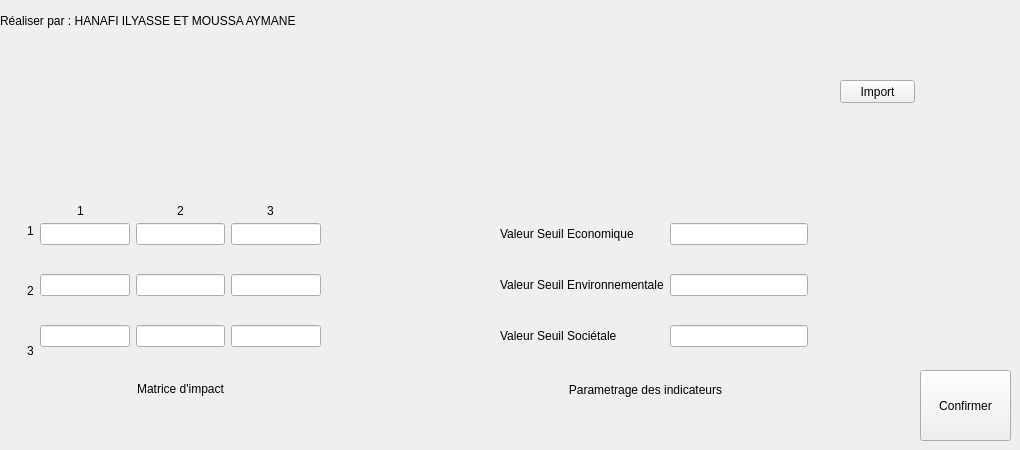
   <widget class="QWidget" name="page">
    <widget class="QPushButton" name="importButton">
     <property name="geometry">
      <rect>
       <x>840</x>
       <y>80</y>
       <width>75</width>
       <height>23</height>
      </rect>
     </property>
     <property name="text">
      <string>Import</string>
     </property>
    </widget>
    <widget class="QLabel" name="label_6">
     <property name="geometry">
      <rect>
       <x>400</x>
       <y>80</y>
       <width>411</width>
       <height>21</height>
      </rect>
     </property>
     <property name="text">
      <string/>
     </property>
    </widget>
    <widget class="QLabel" name="label_12">
     <property name="geometry">
      <rect>
       <x>480</x>
       <y>380</y>
       <width>331</width>
       <height>20</height>
      </rect>
     </property>
     <property name="text">
      <string>Parametrage des indicateurs</string>
     </property>
     <property name="alignment">
      <set>Qt::AlignCenter</set>
     </property>
    </widget>
    <widget class="QLabel" name="label_11">
     <property name="geometry">
      <rect>
       <x>40</x>
       <y>370</y>
       <width>281</width>
       <height>38</height>
      </rect>
     </property>
     <property name="text">
      <string>Matrice d'impact</string>
     </property>
     <property name="alignment">
      <set>Qt::AlignCenter</set>
     </property>
    </widget>
    <widget class="QLabel" name="label_14">
     <property name="geometry">
      <rect>
       <x>70</x>
       <y>200</y>
       <width>21</width>
       <height>21</height>
      </rect>
     </property>
     <property name="text">
      <string>1</string>
     </property>
     <property name="alignment">
      <set>Qt::AlignCenter</set>
     </property>
    </widget>
    <widget class="QLabel" name="label_15">
     <property name="geometry">
      <rect>
       <x>170</x>
       <y>200</y>
       <width>21</width>
       <height>21</height>
      </rect>
     </property>
     <property name="text">
      <string>2</string>
     </property>
     <property name="alignment">
      <set>Qt::AlignCenter</set>
     </property>
    </widget>
    <widget class="QLabel" name="label_16">
     <property name="geometry">
      <rect>
       <x>260</x>
       <y>200</y>
       <width>21</width>
       <height>21</height>
      </rect>
     </property>
     <property name="text">
      <string>3</string>
     </property>
     <property name="alignment">
      <set>Qt::AlignCenter</set>
     </property>
    </widget>
    <widget class="QLabel" name="label_17">
     <property name="geometry">
      <rect>
       <x>20</x>
       <y>340</y>
       <width>21</width>
       <height>21</height>
      </rect>
     </property>
     <property name="text">
      <string>3</string>
     </property>
     <property name="alignment">
      <set>Qt::AlignCenter</set>
     </property>
    </widget>
    <widget class="QLabel" name="label_18">
     <property name="geometry">
      <rect>
       <x>20</x>
       <y>220</y>
       <width>21</width>
       <height>21</height>
      </rect>
     </property>
     <property name="text">
      <string>1</string>
     </property>
     <property name="alignment">
      <set>Qt::AlignCenter</set>
     </property>
    </widget>
    <widget class="QLabel" name="label_19">
     <property name="geometry">
      <rect>
       <x>20</x>
       <y>280</y>
       <width>21</width>
       <height>21</height>
      </rect>
     </property>
     <property name="text">
      <string>2</string>
     </property>
     <property name="alignment">
      <set>Qt::AlignCenter</set>
     </property>
    </widget>
    <widget class="QPushButton" name="okButtonPage1">
     <property name="geometry">
      <rect>
       <x>920</x>
       <y>370</y>
       <width>91</width>
       <height>71</height>
      </rect>
     </property>
     <property name="text">
      <string>Confirmer</string>
     </property>
    </widget>
    <widget class="QWidget" name="layoutWidget">
     <property name="geometry">
      <rect>
       <x>40</x>
       <y>200</y>
       <width>281</width>
       <height>171</height>
      </rect>
     </property>
     <layout class="QVBoxLayout" name="verticalLayout">
      <item>
       <layout class="QHBoxLayout" name="horizontalLayout_2">
        <item>
         <widget class="QLineEdit" name="ligne11">
          <property name="styleSheet">
           <string notr="true">placeholder: &quot;haha&quot;;</string>
          </property>
         </widget>
        </item>
        <item>
         <widget class="QLineEdit" name="ligne12"/>
        </item>
        <item>
         <widget class="QLineEdit" name="ligne13"/>
        </item>
       </layout>
      </item>
      <item>
       <layout class="QHBoxLayout" name="horizontalLayout_4">
        <item>
         <widget class="QLineEdit" name="ligne21"/>
        </item>
        <item>
         <widget class="QLineEdit" name="ligne22"/>
        </item>
        <item>
         <widget class="QLineEdit" name="ligne23"/>
        </item>
       </layout>
      </item>
      <item>
       <layout class="QHBoxLayout" name="horizontalLayout_3">
        <item>
         <widget class="QLineEdit" name="ligne31"/>
        </item>
        <item>
         <widget class="QLineEdit" name="ligne32"/>
        </item>
        <item>
         <widget class="QLineEdit" name="ligne33"/>
        </item>
       </layout>
      </item>
     </layout>
    </widget>
    <widget class="QWidget" name="layoutWidget_11">
     <property name="geometry">
      <rect>
       <x>500</x>
       <y>200</y>
       <width>308</width>
       <height>171</height>
      </rect>
     </property>
     <layout class="QGridLayout" name="gridLayout_3">
      <item row="2" column="1">
       <widget class="QLineEdit" name="seuilSoc"/>
      </item>
      <item row="0" column="1">
       <widget class="QLineEdit" name="seuilEco"/>
      </item>
      <item row="1" column="0">
       <widget class="QLabel" name="label_9">
        <property name="styleSheet">
         <string notr="true">font: 10pt &quot;MS Shell Dlg 2&quot;;

text-align:center;</string>
        </property>
        <property name="text">
         <string>Valeur Seuil Environnementale</string>
        </property>
       </widget>
      </item>
      <item row="0" column="0">
       <widget class="QLabel" name="label_8">
        <property name="styleSheet">
         <string notr="true">font: 10pt &quot;MS Shell Dlg 2&quot;;

text-align:center;</string>
        </property>
        <property name="text">
         <string>Valeur Seuil Economique</string>
        </property>
       </widget>
      </item>
      <item row="1" column="1">
       <widget class="QLineEdit" name="seuilEnvi"/>
      </item>
      <item row="2" column="0">
       <widget class="QLabel" name="label_10">
        <property name="styleSheet">
         <string notr="true">font: 10pt &quot;MS Shell Dlg 2&quot;;

text-align:center;</string>
        </property>
        <property name="text">
         <string>Valeur Seuil Sociétale</string>
        </property>
       </widget>
      </item>
     </layout>
    </widget>
    <widget class="QLabel" name="label_4">
     <property name="geometry">
      <rect>
       <x>0</x>
       <y>0</y>
       <width>681</width>
       <height>41</height>
      </rect>
     </property>
     <property name="text">
      <string>Réaliser par : HANAFI ILYASSE ET MOUSSA AYMANE</string>
     </property>
    </widget>
   </widget>
